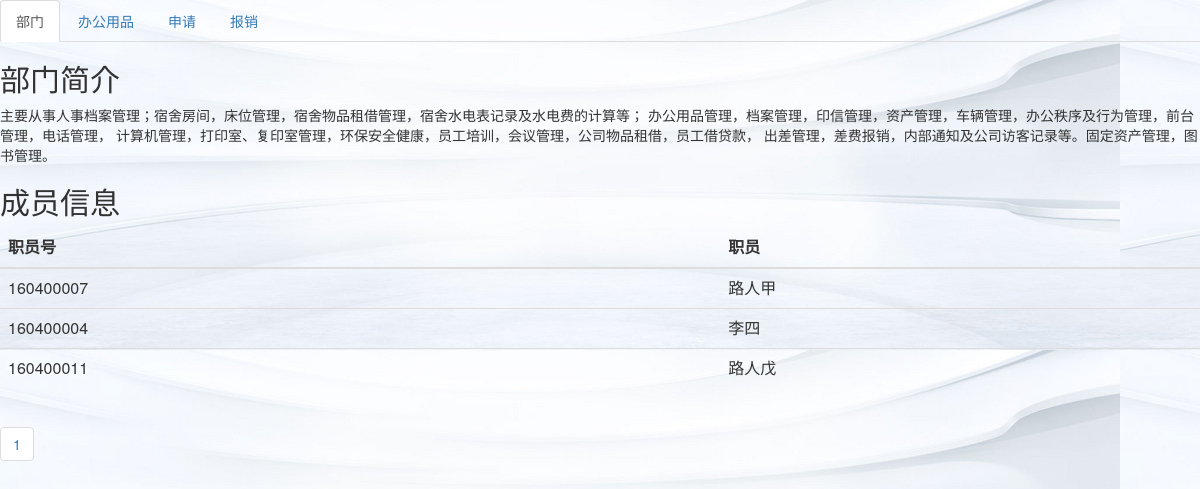
Page /houqin.php on the committed database.
### tables this page shows
CREATE TABLE IF NOT EXISTS `tb_user` (
  `user_id` int(10) NOT NULL,
  `user_name` varchar(20) NOT NULL,
  `user_password` varchar(20) NOT NULL,
  `user_branch` varchar(20) NOT NULL,
  `user_job` varchar(20) NOT NULL,
  `user_sex` varchar(5) NOT NULL,
  `user_tel` varchar(15) NOT NULL,
  `user_address` varchar(50) NOT NULL,
  `user_foundtime` varchar(30) NOT NULL
);

### conn/conn.php (called while the page is built, shortened)
<?php
class opmysql{
    private $host = 'localhost';
    private $name = 'test';
    private $pwd = '123456';
    private $dBase = 'test';
    private $conn = '';
    private $result = '';
    private $rowsArray = array();
    function init_conn() {
	    $this->conn= @mysqli_connect($this->host,$this->name,$this->pwd,$this->dBase);
	    mysqli_query($this->conn,"set names utf8");
        return $this->conn;
    }
    function mysqli_query_rst($sql){
        $this->result=@mysqli_query($this->conn,$sql);
    }
    function getRowsNum($sql) {
        $this->mysqli_query_rst($sql);
        if(mysqli_errno($this->conn) == 0){
            return @mysqli_num_rows($this->result);
        }else{
            return '';
        }
    }
    function getRowsArray($sql){
        $this->mysqli_query_rst($sql);
        if(mysqli_errno($this->conn) == 0){
            while($row = mysqli_fetch_array($this->result,MYSQLI_ASSOC)){
                $this->rowsArray[] = $row;
            }
            return $this->rowsArray;
        }else{
            return '';
        }
    }
}
$conne = new opmysql();
?>

### houqin.php (the view, shortened to what this page needs)
<?php
include("conn/conn.php");
?>
<link href="http://cdn.bootcss.com/bootstrap/3.2.0/css/bootstrap.min.css" rel="stylesheet">
<body background="beijing.jpg">
<ul id="myTab" class="nav nav-tabs">
    <li class="active"><a href="#first" data-toggle="tab">部门</a></li>
    <li><a href="#second" data-toggle="tab">办公用品</a></li>
    <li><a href="#third" data-toggle="tab">申请</a></li>
    <li><a href="#forth" data-toggle="tab">报销</a></li>
</ul>
<div id="myTabContent" class="tab-content">
    <div class="tab-pane fade in active" id="first">
        <div>
            <h2>部门简介</h2>
            <p>主要从事人事档案管理；宿舍房间，床位管理，宿舍物品租借管理，宿舍水电表记录及水电费的计算等；
                办公用品管理，档案管理，印信管理，资产管理，车辆管理，办公秩序及行为管理，前台管理，电话管理，
                计算机管理，打印室、复印室管理，环保安全健康，员工培训，会议管理，公司物品租借，员工借贷款，
                出差管理，差费报销，内部通知及公司访客记录等。固定资产管理，图书管理。</p>
        </div>
        <div>
            <h2>成员信息</h2>
            <table class="table">
                <thead>
                <tr>
                    <th>职员号</th>
                    <th>职员</th>
                </tr>
                </thead>
                <tbody>
                <?php
                $k=3;
                $sql="select * from tb_user where user_branch='后勤部'";
                $row=$conne->getRowsArray($sql);
                $ber=$conne->getRowsNum($sql);
                $total_page=ceil($ber/$k);
                if(isset($_GET["id"])){
                    $now = $_GET['id'];
                } else{
                    $now=1;
                }
                for($i=0;$i<$k;$i++){
                    echo '<tr><td>'. @$row[$now*$k-$k+$i]['user_id'] .'</td><td>'. @$row[$now*$k-$k+$i]['user_name'] .'</td></tr>';
                }
                ?>
                </tbody>
            </table>
            <?php
            $page=0;
            echo '<ul class="pagination">
						';
            while($page++<$total_page){
                echo '<li><a href="'.$_SERVER['PHP_SELF'].'?type=1&&id='.$page.'">'.$page.'</a></li>';
            }
            echo '</ul>';
            ?>
        </div>
    </div>
</div>
</body>

### rows in the picture
tb_user: user_id "160400007", user_name "路人甲"
tb_user: user_id "160400004", user_name "李四"
tb_user: user_id "160400011", user_name "路人戊"
